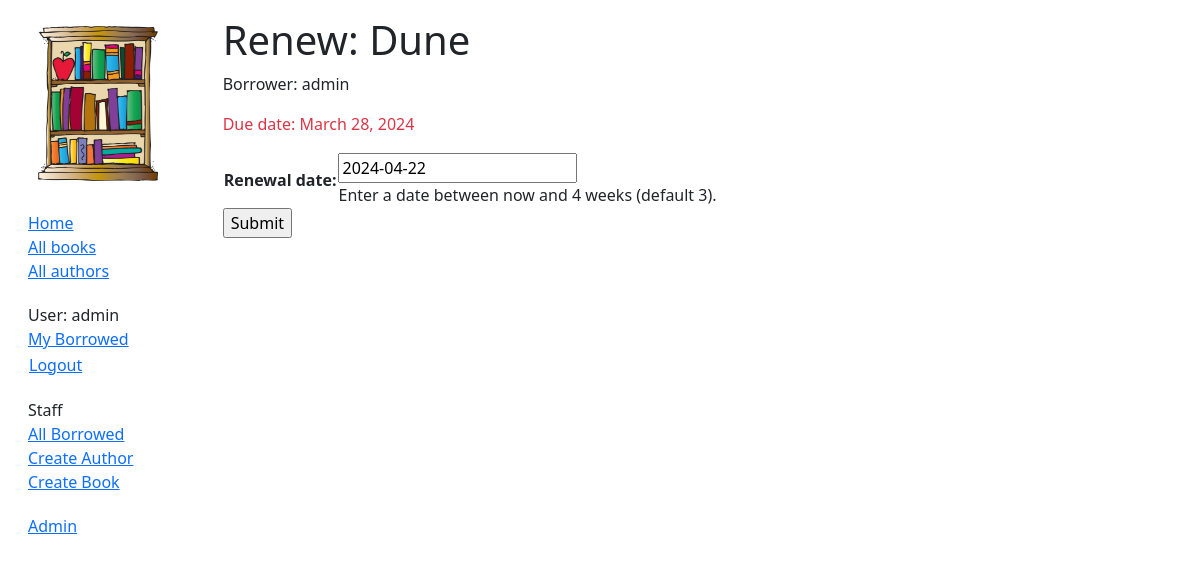
/catalog/book/6237d084-f4d6-42c8-90fa-27160a4831f6/renew/ (signed in), run on an earlier commit of the app's database.
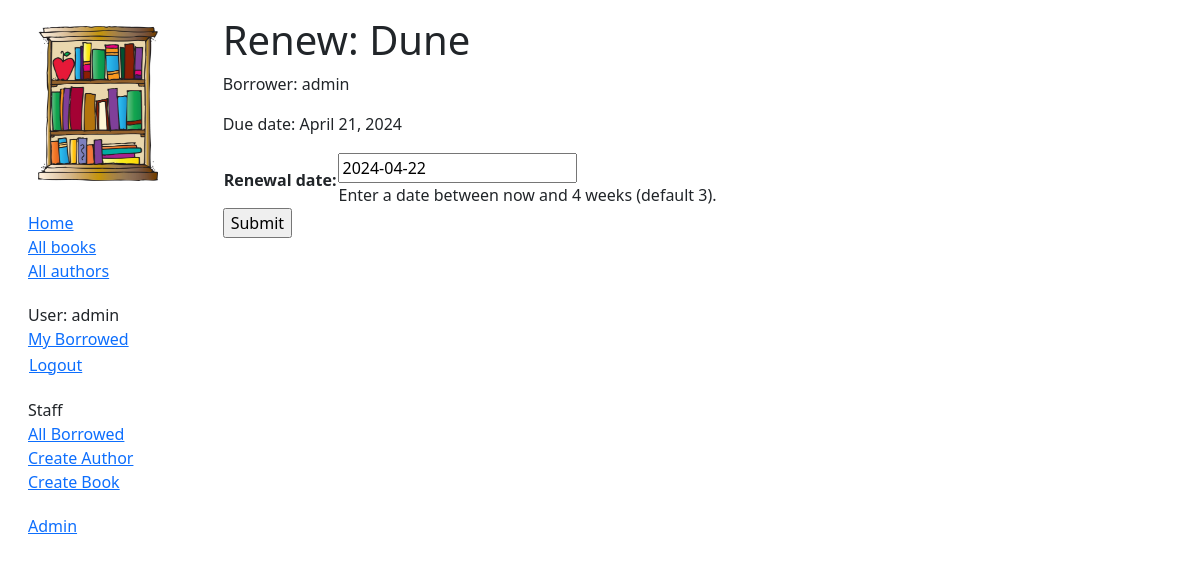
And on a later commit of the database.
### catalog/models.py (models this page shows, shortened)
class BookInstance(models.Model):
    id = models.UUIDField(primary_key=True, default=uuid.uuid4,
                          help_text="Unique ID for this particular book across whole library")
    book = models.ForeignKey('Book', on_delete=models.RESTRICT, null=True)
    imprint = models.CharField(max_length=200)
    due_back = models.DateField(null=True, blank=True)
    borrower = models.ForeignKey(
        settings.AUTH_USER_MODEL, on_delete=models.SET_NULL, null=True, blank=True)
    @property
    def is_overdue(self):
        return bool(self.due_back and date.today() > self.due_back)
    LOAN_STATUS = (
        ('d', 'Maintenance'),
        ('o', 'On loan'),
        ('a', 'Available'),
        ('r', 'Reserved'),
    )
    status = models.CharField(
        max_length=1,
        choices=LOAN_STATUS,
        blank=True,
        default='d',
        help_text='Book availability')
    class Meta:
        ordering = ['due_back']
        permissions = (("can_mark_returned", "Set book as returned"),)

class Book(models.Model):
    title = models.CharField(max_length=200)
    author = models.ForeignKey('Author', on_delete=models.RESTRICT, null=True)
    summary = models.TextField(
        max_length=1000, help_text="Enter a brief description of the book")
    isbn = models.CharField('ISBN', max_length=13,
                            unique=True,
                            help_text='13 Character <a href="https://www.isbn-international.org/content/what-isbn'
                                      '">ISBN number</a>')
    genre = models.ManyToManyField(
        Genre, help_text="Select a genre for this book")
    language = models.ForeignKey(
        'Language', on_delete=models.SET_NULL, null=True)
    class Meta:
        ordering = ['title', 'author']
    def display_genre(self):
        """Creates a string for the Genre. This is required to display genre in Admin."""
        return ', '.join([genre.name for genre in self.genre.all()[:3]])
    display_genre.short_description = 'Genre'

### catalog/views.py (the view)
# urls.py: path('book/<uuid:pk>/renew/', views.renew_book_librarian, name='renew-book-librarian'),
@login_required
@permission_required('catalog.can_mark_returned', raise_exception=True)
def renew_book_librarian(request, pk):
    book_instance = get_object_or_404(BookInstance, pk=pk)
    if request.method == 'POST':
        form = RenewBookForm(request.POST)
        if form.is_valid():
            book_instance.due_back = form.cleaned_data['renewal_date']
            book_instance.save()
            return HttpResponseRedirect(reverse('all-borrowed'))
    else:
        proposed_renewal_date = datetime.date.today() + datetime.timedelta(weeks=3)
        form = RenewBookForm(initial={'renewal_date': proposed_renewal_date})
    context = {
        'form': form,
        'book_instance': book_instance,
    }
    return render(request, 'catalog/book_renew_librarian.html', context)

### catalog/forms.py (shortened to what this page needs)
class RenewBookForm(forms.Form):
    renewal_date = forms.DateField(help_text="Enter a date between now and 4 weeks (default 3).")

### catalog/templates/catalog/book_renew_librarian.html (shortened to what this page needs)
{% extends "base_generic.html" %}
{% block content %}
  <h1>Renew: {{ book_instance.book.title }}</h1>
  <p>Borrower: {{ book_instance.borrower }}</p>
  <p {% if book_instance.is_overdue %} class="text-danger"{% endif %} >Due date: {{ book_instance.due_back }}</p>
  <form action="" method="post">
    <table>
    {{ form.as_table }}
    </table>
    <input type="submit" value="Submit">
  </form>
{% endblock %}

What changed in the data, as far as the page shows it:
changed BookInstance "Dune": due_back "March 28, 2024" → "April 21, 2024"
